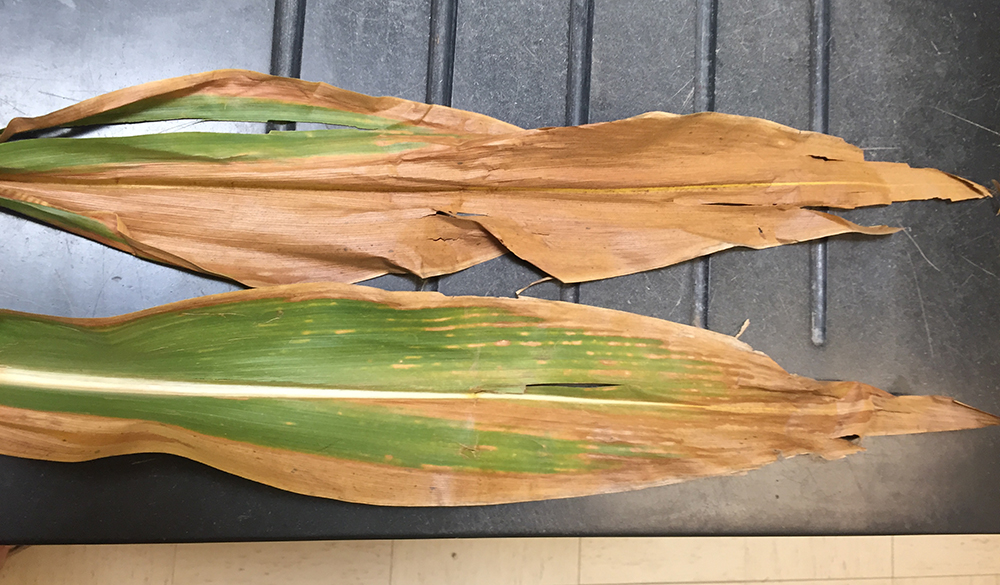
#> input picture data/raw/Blight/Corn_Blight (1).jpeg, 1000 x 585 px; its folder holds only this picture in this run
$ python make_stats.py
#> lines starting #> are read from the running program, lines starting #| are printed output that depends on the picture
"""One-off script: compute dataset statistics for the UI "Insights" page.
Run from the project root, on the folder that holds ALL images in class folders:
    python src/make_stats.py data/raw
The result (ui/dataset_stats.json) is small, so commit it to GitHub. That way the
Insights page works even if the repo only holds a small sample of the images.
"""
import json
import random
import sys
from collections import Counter
from pathlib import Path

import numpy as np
from PIL import Image

SRC = Path(sys.argv[1]) if len(sys.argv) > 1 else Path("data/raw")
OUT = Path("ui/dataset_stats.json")
SAMPLE = 100  # images measured per class (counts use every image)
EXT = {".jpg", ".jpeg", ".png", ".bmp", ".gif", ".webp", ".tif", ".tiff", ".jfif"}

random.seed(42)
stats = {}
for class_dir in sorted(p for p in SRC.iterdir() if p.is_dir()):
    all_files = [f for f in class_dir.rglob("*") if f.is_file()]
    files = [f for f in all_files if f.suffix.lower() in EXT]
    others = Counter(f.suffix.lower() for f in all_files if f.suffix.lower() not in EXT)
    if others:
        print(f"  note: {class_dir.name} has non-image files ignored: {dict(others)}")
    if not files:
        print(f"SKIPPED '{class_dir.name}': no images found (is it really a class folder?)")
        continue

    rows = []
    for f in random.sample(files, min(SAMPLE, len(files))):
        try:
            img = Image.open(f).convert("RGB")
#> img is the input picture: PIL image 1000x585 RGB; mean R, G, B 155.2, 137, 107.7
        except Exception:
            continue  # unreadable file, skip it
        a = np.asarray(img.resize((128, 128)), dtype=np.float32)
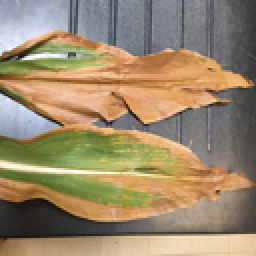
#> a: shape (128, 128, 3) float32 (shown 2 times larger); mean R, G, B 155.2, 137, 107.7
        rows.append((img.size[0], img.size[1], a.mean(),
                     a[..., 0].mean(), a[..., 1].mean(), a[..., 2].mean()))
    if not rows:
        print(f"SKIPPED '{class_dir.name}': no readable images")
        continue

    m = np.mean(rows, axis=0)
#> m = [1000, 585, 133.3, 155.2, 137, 107.7]
    stats[class_dir.name] = {"count": len(files), "width": float(m[0]),
                             "height": float(m[1]), "brightness": float(m[2]),
                             "R": float(m[3]), "G": float(m[4]), "B": float(m[5])}
    print(class_dir.name, {k: round(v, 1) for k, v in stats[class_dir.name].items()})
#| Blight {'count': 1, 'width': 1000.0, 'height': 585.0, 'brightness': 133.3, 'R': 155.2, 'G': 137.0, 'B': 107.7}
#> pass 2 of the loop `for class_dir in sorted(p for p in SRC.iterdir() if p.is_dir()):`:
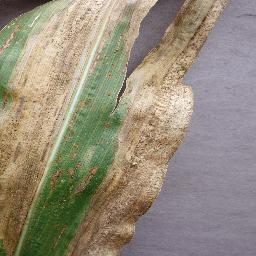
#> input picture data/raw/Common_Rust/Blight/Corn_Blight (1058).jpg, 256 x 256 px
#> img is the input picture: PIL image 256x256 RGB; mean R, G, B 149.2, 140.2, 123.2
#> `a = np.asarray(img.resize((128, 128)), dtype=np.float32)`:
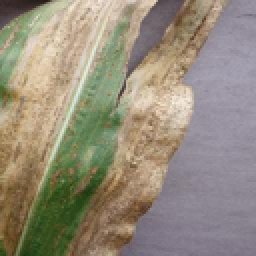
#> a: shape (128, 128, 3) float32 (shown 2 times larger); mean R, G, B 149.2, 140.2, 123.2
#> m = [256, 256, 137.5, 149.2, 140.2, 123.2]
#| Common_Rust {'count': 1, 'width': 256.0, 'height': 256.0, 'brightness': 137.5, 'R': 149.2, 'G': 140.2, 'B': 123.2}

if not stats:
    sys.exit("No classes found. Check the folder you passed in.")

OUT.parent.mkdir(exist_ok=True)
json.dump(stats, open(OUT, "w"), indent=2)
print("Saved", OUT, "with classes:", list(stats))
#| Saved ui/dataset_stats.json with classes: ['Blight', 'Common_Rust']
